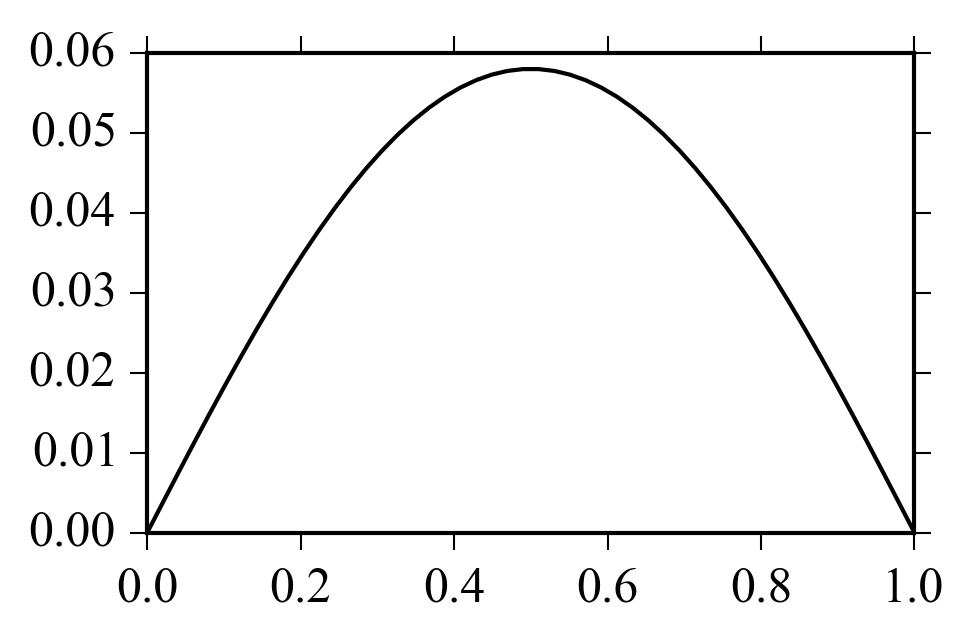

The script that saved this image:
import numpy as np
import sympy
from sympy.abc import y, x
import matplotlib.pyplot as plt

c = sympy.var('c1, c2, c3')

A = np.zeros((len(c), len(c)))
B = np.zeros(len(c))
for i in range(len(c)):
    weights = x**(i+1)*(x-1)**(i+1)
    b = -2*x*(1-x)
    B[i] = sympy.integrate(weights*b, [x, 0, 1]).simplify()
    for j in range(len(c)):
        y = x**(j+1)*(x-1)**(j+1)
        yx = y.diff(x)
        yxx = yx.diff(x)
        a = yxx + y
        A[i, j] = sympy.integrate(weights*a, [x, 0, 1]).simplify()

csol = np.linalg.solve(A, B)

x = np.linspace(0, 1.)
y = 0
for i, ci in enumerate(csol):
    y += ci*x**(i+1)*(x-1)**(i+1)

plt.plot(x, y, 'k-')
plt.savefig('galerkin_example.png', bbox_inches='tight')

